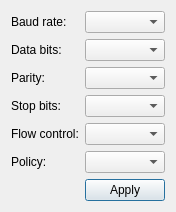
<?xml version="1.0" encoding="UTF-8"?>
<ui version="4.0">
 <class>OptionsDialog</class>
 <widget class="QDialog" name="OptionsDialog">
  <property name="geometry">
   <rect>
    <x>0</x>
    <y>0</y>
    <width>161</width>
    <height>197</height>
   </rect>
  </property>
  <property name="windowTitle">
   <string>Form</string>
  </property>
  <layout class="QGridLayout" name="gridLayout">
   <item row="0" column="0">
    <widget class="QLabel" name="Label1">
     <property name="text">
      <string>Baud rate:</string>
     </property>
    </widget>
   </item>
   <item row="0" column="1">
    <widget class="QComboBox" name="baudBox"/>
   </item>
   <item row="1" column="0">
    <widget class="QLabel" name="Label2">
     <property name="text">
      <string>Data bits:</string>
     </property>
    </widget>
   </item>
   <item row="1" column="1">
    <widget class="QComboBox" name="dataBox"/>
   </item>
   <item row="2" column="0">
    <widget class="QLabel" name="Label3">
     <property name="text">
      <string>Parity:</string>
     </property>
    </widget>
   </item>
   <item row="2" column="1">
    <widget class="QComboBox" name="parityBox"/>
   </item>
   <item row="3" column="0">
    <widget class="QLabel" name="Label4">
     <property name="text">
      <string>Stop bits:</string>
     </property>
    </widget>
   </item>
   <item row="3" column="1">
    <widget class="QComboBox" name="stopBox"/>
   </item>
   <item row="4" column="0">
    <widget class="QLabel" name="Label5">
     <property name="text">
      <string>Flow control:</string>
     </property>
    </widget>
   </item>
   <item row="4" column="1">
    <widget class="QComboBox" name="flowBox"/>
   </item>
   <item row="5" column="0">
    <widget class="QLabel" name="Label6">
     <property name="text">
      <string>Policy:</string>
     </property>
    </widget>
   </item>
   <item row="5" column="1">
    <widget class="QComboBox" name="policyBox"/>
   </item>
   <item row="6" column="1">
    <widget class="QPushButton" name="applyButton">
     <property name="enabled">
      <bool>true</bool>
     </property>
     <property name="text">
      <string>Apply</string>
     </property>
    </widget>
   </item>
  </layout>
 </widget>
 <resources/>
 <connections/>
</ui>
